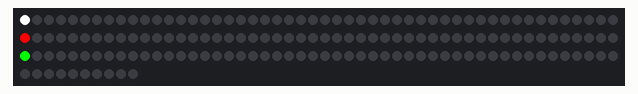
Simulated run of this sketch. Board: ESP8266 (NodeMCU). Parts: 160 RGB LEDs in strip order, left to right, continuing on the next row.

Above: at 1.15 s.
At 5.84 s:
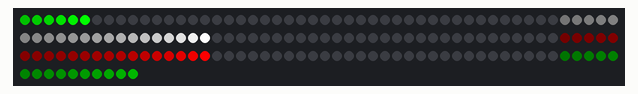
At 10.53 s:
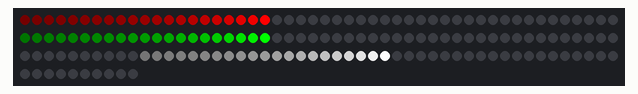
At 20.23 s:
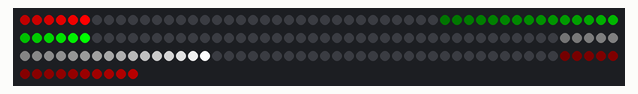
At 29.93 s:
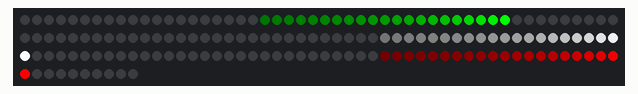
At 39.62 s:
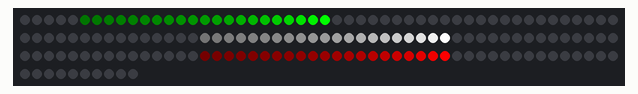

The sketch:

ThreeStripeMover.ino.ino
```cpp
/* mover

By: Andrew Tuline

Date: February 2015

This is a simple pixel moving routine for those of you that just like to count pixels on a strand.
I prefer to use sine waves as they provide a LOT of flexibility with less code for moving pixels around.

You should be able to add more variables, such as hues, hue rotation, direction and so forth.

*/


#include "FastLED.h"                                          // FastLED library. Preferably the latest copy of FastLED 2.1.

#if FASTLED_VERSION < 3001000
#error "Requires FastLED 3.1 or later; check github for latest code."
#endif

// Fixed definitions cannot change on the fly.
#define LED_DT D8                                             // Data pin to connect to the strip.
#define LED_CK D4
#define COLOR_ORDER RGB                                       // Are they RGB, GRB or what??
#define LED_TYPE WS2801                                       // Don't forget to change LEDS.addLeds
#define NUM_LEDS 160                                           // Number of LED's.

// Initialize changeable global variables.
uint8_t max_bright = 255;                                     // Overall brightness definition. It can be changed on the fly.

struct CRGB leds[NUM_LEDS];                                   // Initialize our LED array.


// Define variables used by the sequence.

uint8_t thisdelay = 0;                                      // A delay value for the sequence(s).
uint8_t  thisfade = 50;                                      // How quickly does it fade? Lower = slower fade rate.


void setup() {
  delay(1000);                                                // Power-up safety delay or something like that.
  Serial.begin(57600);

//  LEDS.addLeds<LED_TYPE, LED_DT, COLOR_ORDER>(leds, NUM_LEDS);        // Use this for WS2812B
  LEDS.addLeds<LED_TYPE, LED_DT, LED_CK, COLOR_ORDER>(leds, NUM_LEDS);  // Use this for WS2801 or APA102

  FastLED.setBrightness(max_bright);
  set_max_power_in_volts_and_milliamps(5, 18000);               // FastLED power management set at 5V, 500mA.
} // setup()


void loop () {
  //ChangeMe();                                                 // Check the demo loop for changes to the variables.
  mover();                                                    // Call our sequence.
} // loop()


void mover() {
  static uint8_t hue = 0;
  for (int i = 0; i < NUM_LEDS; i++) {
    leds[i] += CRGB(255, 255, 255);
    leds[(i+50) % NUM_LEDS] += CRGB(255, 0, 0);         // We use modulus so that the location is between 0 and NUM_LEDS
    leds[(i+100) % NUM_LEDS] += CRGB(0, 255, 0);       // Same here.

    show_at_max_brightness_for_power();
    fadeToBlackBy(leds, NUM_LEDS, thisfade);                  // Low values = slower fade.
    delay(20);                                         // UGH!!!! A blocking delay. If you want to add controls, they may not work reliably.
  }
} // mover()


void ChangeMe() {                                             // A time (rather than loop) based demo sequencer. This gives us full control over the length of each sequence.
  uint8_t secondHand = (millis() / 1000) % 3;                // IMPORTANT!!! Change '15' to a different value to change duration of the loop.
  static uint8_t lastSecond = 99;                             // Static variable, means it's only defined once. This is our 'debounce' variable.
  if (lastSecond != secondHand) {                             // Debounce to make sure we're not repeating an assignment.
    lastSecond = secondHand;
    switch(secondHand) {
      case  0: thisdelay=20; thisfade=240; break;             // You can change values here, one at a time , or altogether.
      case  5: thisdelay=50; thisfade=128; break;
      case 10: thisdelay=100; thisfade=64; break;             // Only gets called once, and not continuously for the next several seconds. Therefore, no rainbows.
      case 15: break;
    }
  }
} // ChangeMe()
```
